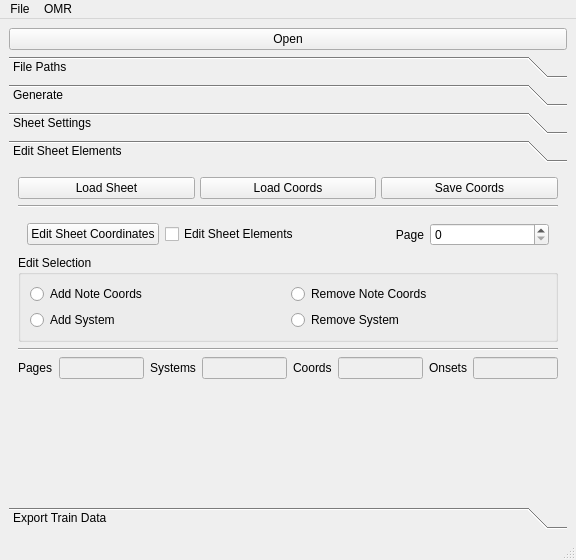
<?xml version="1.0" encoding="UTF-8"?>
<ui version="4.0">
 <class>SheetManager</class>
 <widget class="QMainWindow" name="SheetManager">
  <property name="geometry">
   <rect>
    <x>0</x>
    <y>0</y>
    <width>576</width>
    <height>560</height>
   </rect>
  </property>
  <property name="windowTitle">
   <string>MainWindow</string>
  </property>
  <widget class="QWidget" name="centralwidget">
   <layout class="QGridLayout" name="gridLayout">
    <item row="0" column="0">
     <widget class="QPushButton" name="pushButton_open">
      <property name="text">
       <string>Open</string>
      </property>
     </widget>
    </item>
    <item row="1" column="0">
     <widget class="QToolBox" name="toolBox">
      <property name="frameShadow">
       <enum>QFrame::Sunken</enum>
      </property>
      <property name="currentIndex">
       <number>3</number>
      </property>
      <widget class="QWidget" name="page">
       <property name="geometry">
        <rect>
         <x>0</x>
         <y>0</y>
         <width>558</width>
         <height>307</height>
        </rect>
       </property>
       <attribute name="label">
        <string>File Paths</string>
       </attribute>
       <layout class="QGridLayout" name="gridLayout_9">
        <property name="horizontalSpacing">
         <number>6</number>
        </property>
        <property name="verticalSpacing">
         <number>0</number>
        </property>
        <property name="margin">
         <number>3</number>
        </property>
        <item row="1" column="2">
         <widget class="QLineEdit" name="lineEdit_lily"/>
        </item>
        <item row="2" column="3">
         <widget class="QPushButton" name="pushButton_mxml2midi">
          <property name="text">
           <string>mxml2midi</string>
          </property>
         </widget>
        </item>
        <item row="1" column="0">
         <widget class="QLabel" name="label_5">
          <property name="text">
           <string>LilyPond</string>
          </property>
         </widget>
        </item>
        <item row="0" column="2">
         <widget class="QLineEdit" name="lineEdit_mxml"/>
        </item>
        <item row="0" column="0">
         <widget class="QLabel" name="label_4">
          <property name="text">
           <string>MXML</string>
          </property>
         </widget>
        </item>
        <item row="0" column="3">
         <widget class="QPushButton" name="pushButton_2">
          <property name="text">
           <string>Select</string>
          </property>
         </widget>
        </item>
        <item row="2" column="2">
         <widget class="QLineEdit" name="lineEdit_midi">
          <property name="enabled">
           <bool>false</bool>
          </property>
         </widget>
        </item>
        <item row="2" column="0">
         <widget class="QLabel" name="label_6">
          <property name="text">
           <string>MIDI</string>
          </property>
         </widget>
        </item>
        <item row="1" column="3">
         <widget class="QPushButton" name="pushButton_3">
          <property name="text">
           <string>Select</string>
          </property>
         </widget>
        </item>
        <item row="3" column="0">
         <spacer name="verticalSpacer_2">
          <property name="orientation">
           <enum>Qt::Vertical</enum>
          </property>
          <property name="sizeHint" stdset="0">
           <size>
            <width>20</width>
            <height>40</height>
           </size>
          </property>
         </spacer>
        </item>
       </layout>
      </widget>
      <widget class="QWidget" name="page_2">
       <property name="geometry">
        <rect>
         <x>0</x>
         <y>0</y>
         <width>558</width>
         <height>307</height>
        </rect>
       </property>
       <attribute name="label">
        <string>Generate</string>
       </attribute>
       <layout class="QGridLayout" name="gridLayout_4">
        <item row="0" column="2">
         <widget class="QPushButton" name="pushButton_parseMidi">
          <property name="text">
           <string>Parse Midis</string>
          </property>
         </widget>
        </item>
        <item row="3" column="2">
         <widget class="QCheckBox" name="checkBox_showSpec">
          <property name="layoutDirection">
           <enum>Qt::RightToLeft</enum>
          </property>
          <property name="text">
           <string>show spec</string>
          </property>
         </widget>
        </item>
        <item row="0" column="0">
         <widget class="QPushButton" name="pushButton_generateCoords">
          <property name="text">
           <string>Generate Coordinates</string>
          </property>
         </widget>
        </item>
        <item row="0" column="1">
         <widget class="QPushButton" name="pushButton_renderAudio">
          <property name="text">
           <string>Render Audios</string>
          </property>
         </widget>
        </item>
        <item row="4" column="0">
         <spacer name="verticalSpacer">
          <property name="orientation">
           <enum>Qt::Vertical</enum>
          </property>
          <property name="sizeHint" stdset="0">
           <size>
            <width>20</width>
            <height>40</height>
           </size>
          </property>
         </spacer>
        </item>
        <item row="2" column="2">
         <widget class="QCheckBox" name="checkBox_computeSpec">
          <property name="layoutDirection">
           <enum>Qt::RightToLeft</enum>
          </property>
          <property name="text">
           <string>compute spec</string>
          </property>
          <property name="checked">
           <bool>true</bool>
          </property>
         </widget>
        </item>
        <item row="2" column="1">
         <widget class="QPushButton" name="pushButton_pdf2Img">
          <property name="text">
           <string>PDF to Image</string>
          </property>
         </widget>
        </item>
        <item row="2" column="0">
         <widget class="QCheckBox" name="checkBox_showSheet">
          <property name="layoutDirection">
           <enum>Qt::RightToLeft</enum>
          </property>
          <property name="text">
           <string>show sheet</string>
          </property>
         </widget>
        </item>
       </layout>
      </widget>
      <widget class="QWidget" name="page_3">
       <property name="geometry">
        <rect>
         <x>0</x>
         <y>0</y>
         <width>558</width>
         <height>307</height>
        </rect>
       </property>
       <attribute name="label">
        <string>Sheet Settings</string>
       </attribute>
       <layout class="QGridLayout" name="gridLayout_6">
        <item row="5" column="0">
         <spacer name="verticalSpacer_3">
          <property name="orientation">
           <enum>Qt::Vertical</enum>
          </property>
          <property name="sizeHint" stdset="0">
           <size>
            <width>20</width>
            <height>40</height>
           </size>
          </property>
         </spacer>
        </item>
        <item row="0" column="0">
         <widget class="QFrame" name="frame_5">
          <property name="frameShape">
           <enum>QFrame::StyledPanel</enum>
          </property>
          <property name="frameShadow">
           <enum>QFrame::Raised</enum>
          </property>
          <layout class="QGridLayout" name="gridLayout_12">
           <item row="0" column="0">
            <widget class="QLabel" name="label_2">
             <property name="text">
              <string>Staff Offset Top</string>
             </property>
            </widget>
           </item>
           <item row="0" column="1">
            <widget class="QSpinBox" name="spinBox_window_top">
             <property name="maximum">
              <number>1000</number>
             </property>
             <property name="value">
              <number>30</number>
             </property>
            </widget>
           </item>
           <item row="1" column="1">
            <widget class="QSpinBox" name="spinBox_window_bottom">
             <property name="maximum">
              <number>1000</number>
             </property>
             <property name="value">
              <number>30</number>
             </property>
            </widget>
           </item>
           <item row="1" column="0">
            <widget class="QLabel" name="label_3">
             <property name="text">
              <string>Staff Offset Bottom</string>
             </property>
            </widget>
           </item>
          </layout>
         </widget>
        </item>
        <item row="1" column="0">
         <widget class="QFrame" name="frame_6">
          <property name="frameShape">
           <enum>QFrame::StyledPanel</enum>
          </property>
          <property name="frameShadow">
           <enum>QFrame::Raised</enum>
          </property>
          <layout class="QGridLayout" name="gridLayout_13">
           <item row="2" column="0">
            <widget class="QCheckBox" name="checkBox_showSystems">
             <property name="text">
              <string>Show Systems</string>
             </property>
             <property name="checked">
              <bool>true</bool>
             </property>
            </widget>
           </item>
           <item row="1" column="0">
            <widget class="QCheckBox" name="checkBox_showCoords">
             <property name="text">
              <string>Show Coordinates</string>
             </property>
             <property name="checked">
              <bool>true</bool>
             </property>
            </widget>
           </item>
           <item row="1" column="1">
            <widget class="QCheckBox" name="checkBox_showRois">
             <property name="text">
              <string>Show ROIs</string>
             </property>
             <property name="checked">
              <bool>true</bool>
             </property>
            </widget>
           </item>
          </layout>
         </widget>
        </item>
       </layout>
      </widget>
      <widget class="QWidget" name="page_4">
       <property name="geometry">
        <rect>
         <x>0</x>
         <y>0</y>
         <width>558</width>
         <height>307</height>
        </rect>
       </property>
       <attribute name="label">
        <string>Edit Sheet Elements</string>
       </attribute>
       <layout class="QGridLayout" name="gridLayout_5">
        <item row="6" column="0">
         <spacer name="verticalSpacer_4">
          <property name="orientation">
           <enum>Qt::Vertical</enum>
          </property>
          <property name="sizeHint" stdset="0">
           <size>
            <width>20</width>
            <height>40</height>
           </size>
          </property>
         </spacer>
        </item>
        <item row="4" column="0">
         <widget class="Line" name="line_2">
          <property name="orientation">
           <enum>Qt::Horizontal</enum>
          </property>
         </widget>
        </item>
        <item row="5" column="0">
         <widget class="QFrame" name="frame_3">
          <property name="frameShape">
           <enum>QFrame::NoFrame</enum>
          </property>
          <property name="frameShadow">
           <enum>QFrame::Raised</enum>
          </property>
          <layout class="QGridLayout" name="gridLayout_10">
           <property name="margin">
            <number>0</number>
           </property>
           <item row="0" column="3">
            <widget class="QLineEdit" name="lineEdit_nSystems">
             <property name="enabled">
              <bool>false</bool>
             </property>
            </widget>
           </item>
           <item row="0" column="5">
            <widget class="QLineEdit" name="lineEdit_nCoords">
             <property name="enabled">
              <bool>false</bool>
             </property>
            </widget>
           </item>
           <item row="0" column="4">
            <widget class="QLabel" name="label_8">
             <property name="text">
              <string>Coords</string>
             </property>
            </widget>
           </item>
           <item row="0" column="0">
            <widget class="QLabel" name="label_10">
             <property name="text">
              <string>Pages</string>
             </property>
            </widget>
           </item>
           <item row="0" column="6">
            <widget class="QLabel" name="label_11">
             <property name="text">
              <string>Onsets</string>
             </property>
            </widget>
           </item>
           <item row="0" column="1">
            <widget class="QLineEdit" name="lineEdit_nPages">
             <property name="enabled">
              <bool>false</bool>
             </property>
            </widget>
           </item>
           <item row="0" column="2">
            <widget class="QLabel" name="label_9">
             <property name="text">
              <string>Systems</string>
             </property>
            </widget>
           </item>
           <item row="0" column="7">
            <widget class="QLineEdit" name="lineEdit_nOnsets">
             <property name="enabled">
              <bool>false</bool>
             </property>
            </widget>
           </item>
          </layout>
         </widget>
        </item>
        <item row="1" column="0">
         <widget class="Line" name="line">
          <property name="orientation">
           <enum>Qt::Horizontal</enum>
          </property>
         </widget>
        </item>
        <item row="3" column="0">
         <widget class="QFrame" name="frame">
          <property name="frameShape">
           <enum>QFrame::NoFrame</enum>
          </property>
          <property name="frameShadow">
           <enum>QFrame::Raised</enum>
          </property>
          <layout class="QGridLayout" name="gridLayout_2">
           <property name="margin">
            <number>0</number>
           </property>
           <property name="spacing">
            <number>0</number>
           </property>
           <item row="4" column="1">
            <widget class="QGroupBox" name="groupBox">
             <property name="title">
              <string>Edit Selection</string>
             </property>
             <layout class="QGridLayout" name="gridLayout_3">
              <item row="0" column="0">
               <widget class="QRadioButton" name="radioButton_addNote">
                <property name="text">
                 <string>Add Note Coords</string>
                </property>
               </widget>
              </item>
              <item row="0" column="1">
               <widget class="QRadioButton" name="radioButton_deletNote">
                <property name="text">
                 <string>Remove Note Coords</string>
                </property>
               </widget>
              </item>
              <item row="1" column="0">
               <widget class="QRadioButton" name="radioButton_addSystem">
                <property name="text">
                 <string>Add System</string>
                </property>
               </widget>
              </item>
              <item row="1" column="1">
               <widget class="QRadioButton" name="radioButton_deleteSystem">
                <property name="text">
                 <string>Remove System</string>
                </property>
               </widget>
              </item>
             </layout>
            </widget>
           </item>
           <item row="0" column="1">
            <widget class="QFrame" name="frame_4">
             <property name="frameShape">
              <enum>QFrame::NoFrame</enum>
             </property>
             <property name="frameShadow">
              <enum>QFrame::Raised</enum>
             </property>
             <layout class="QGridLayout" name="gridLayout_8">
              <item row="0" column="1">
               <widget class="QCheckBox" name="checkBox_editSheet">
                <property name="text">
                 <string>Edit Sheet Elements</string>
                </property>
               </widget>
              </item>
              <item row="0" column="3">
               <widget class="QSpinBox" name="spinBox_page"/>
              </item>
              <item row="0" column="2">
               <widget class="QLabel" name="label_7">
                <property name="text">
                 <string>Page</string>
                </property>
                <property name="alignment">
                 <set>Qt::AlignRight|Qt::AlignTrailing|Qt::AlignVCenter</set>
                </property>
               </widget>
              </item>
              <item row="0" column="0">
               <widget class="QPushButton" name="pushButton_editCoords">
                <property name="text">
                 <string>Edit Sheet Coordinates</string>
                </property>
               </widget>
              </item>
             </layout>
            </widget>
           </item>
          </layout>
         </widget>
        </item>
        <item row="0" column="0">
         <widget class="QFrame" name="frame_2">
          <property name="frameShape">
           <enum>QFrame::NoFrame</enum>
          </property>
          <property name="frameShadow">
           <enum>QFrame::Plain</enum>
          </property>
          <property name="lineWidth">
           <number>0</number>
          </property>
          <layout class="QGridLayout" name="gridLayout_7">
           <property name="margin">
            <number>0</number>
           </property>
           <property name="spacing">
            <number>5</number>
           </property>
           <item row="0" column="5">
            <widget class="QPushButton" name="pushButton_loadCoords">
             <property name="text">
              <string>Load Coords</string>
             </property>
            </widget>
           </item>
           <item row="0" column="2">
            <widget class="QPushButton" name="pushButton_loadSheet">
             <property name="text">
              <string>Load Sheet</string>
             </property>
            </widget>
           </item>
           <item row="0" column="6">
            <widget class="QPushButton" name="pushButton_saveCoords">
             <property name="text">
              <string>Save Coords</string>
             </property>
            </widget>
           </item>
          </layout>
         </widget>
        </item>
       </layout>
      </widget>
      <widget class="QWidget" name="page_5">
       <property name="geometry">
        <rect>
         <x>0</x>
         <y>0</y>
         <width>558</width>
         <height>307</height>
        </rect>
       </property>
       <attribute name="label">
        <string>Export Train Data</string>
       </attribute>
       <layout class="QGridLayout" name="gridLayout_11">
        <item row="0" column="0">
         <widget class="QPushButton" name="pushButton_audio2sheet">
          <property name="text">
           <string>Match Audio to Sheet</string>
          </property>
         </widget>
        </item>
        <item row="1" column="0">
         <spacer name="verticalSpacer_5">
          <property name="orientation">
           <enum>Qt::Vertical</enum>
          </property>
          <property name="sizeHint" stdset="0">
           <size>
            <width>20</width>
            <height>40</height>
           </size>
          </property>
         </spacer>
        </item>
       </layout>
      </widget>
     </widget>
    </item>
   </layout>
  </widget>
  <widget class="QMenuBar" name="menubar">
   <property name="geometry">
    <rect>
     <x>0</x>
     <y>0</y>
     <width>576</width>
     <height>25</height>
    </rect>
   </property>
   <widget class="QMenu" name="menuFile">
    <property name="title">
     <string>File</string>
    </property>
    <addaction name="actionOpen_sheet"/>
    <addaction name="actionOpen"/>
   </widget>
   <widget class="QMenu" name="menuOMR">
    <property name="title">
     <string>OMR</string>
    </property>
    <addaction name="actionInit"/>
    <addaction name="actionDetect_note_heads"/>
    <addaction name="actionDetect_systems"/>
   </widget>
   <addaction name="menuFile"/>
   <addaction name="menuOMR"/>
  </widget>
  <widget class="QStatusBar" name="statusbar"/>
  <action name="actionOpen">
   <property name="text">
    <string>Import LilyPond</string>
   </property>
  </action>
  <action name="actionOpen_sheet">
   <property name="text">
    <string>Open Sheet</string>
   </property>
  </action>
  <action name="actionInit">
   <property name="text">
    <string>Init ...</string>
   </property>
  </action>
  <action name="actionDetect_note_heads">
   <property name="text">
    <string>Detect note heads</string>
   </property>
  </action>
  <action name="actionDetect_systems">
   <property name="text">
    <string>Detect systems</string>
   </property>
  </action>
 </widget>
 <resources/>
 <connections/>
</ui>
